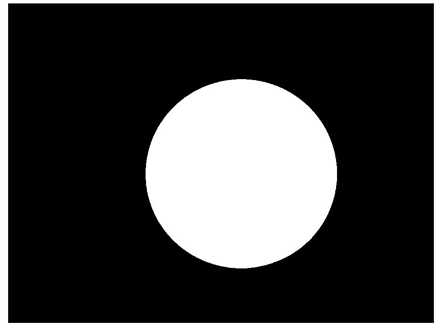
#> input picture data/circle.jpg, 440 x 325 px
$ python '007_圆检测.py'
#> lines starting #> are read from the running program, lines starting #| are printed output that depends on the picture; after the words box and inside, x2 and y2 are one past the last pixel; in counts of white or black regions, pixels touching at a corner belong together
import cv2
import numpy as np

img_origin = cv2.imread("../data/circle.jpg")
#> img_origin is the input picture: shape (325, 440, 3); min 0, max 255, mean 63.2
img_gray = cv2.cvtColor(img_origin, cv2.COLOR_BGR2GRAY)
# 低同滤波进行平滑图像
img = cv2.medianBlur(img_gray, 5)
cimg = cv2.cvtColor(img, cv2.COLOR_GRAY2BGR)

circles = cv2.HoughCircles(img, cv2.HOUGH_GRADIENT, 1, 120,
                           param1=100,param2=30,
                           minRadius=0, maxRadius=0)
#> circles = [[242.5, 172.5, 94.3]]
"""
cv2.HoughCircles(image, method, dp,
        minDist, circles, param1, param2,
        minRadius, maxRadius)
参数：
    image:　输入图像　必须是灰度图像
    method:检测方法,常用CV_HOUGH_GRADIENT
    dp:检测内侧圆心的累加器图像的分辨率于输入图像之比的倒数，
        如dp=1，累加器和输入图像具有相同的分辨率，如果dp=2，
        累计器便有输入图像一半那么大的宽度和高度
    minDist: 两个圆心之间的最小距离
    param1: 默认100, 是method方法的参数
        在CV_HOUGH_GRADIENT表示传入canny边缘检测的阈值
    param2： 默认100,method的参数，
        对当前唯一的方法霍夫梯度法cv2.HOUGH_GRADIENT，
        它表示在检测阶段圆心的累加器阈值，
        它越小，就越可以检测到更多根本不存在的圆，
        而它越大的话，能通过检测的圆就更加接近完美的圆形了
    minRadius:默认值0，圆半径的最小值
    maxRadius:默认值0，圆半径的最大值
返回值：

"""
# 整数化
circles = np.uint16(np.around(circles))
#> circles = [[242, 172, 94]]

for i in circles[0, :]:
    # 画出外边圆
    cv2.circle(img_origin, (i[0], i[1]), i[2], (0, 255, 0), 2)
    # 画出圆心
    cv2.circle(img_origin, (i[0], i[1]), 2, (0, 0, 255), 3)
#> this loop made 1 pass
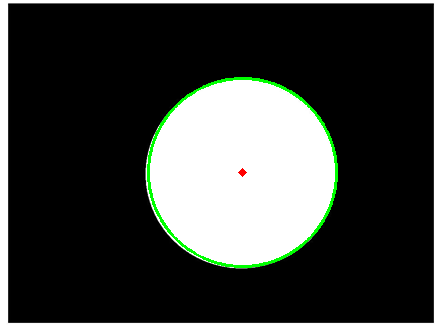
#> img_origin: shape (325, 440, 3); 1.25% of pixels changed, all inside (x1, y1, x2, y2) = (147, 77, 338, 268)


cv2.imshow("", img_origin)
cv2.waitKey()
cv2.destroyAllWindows()
